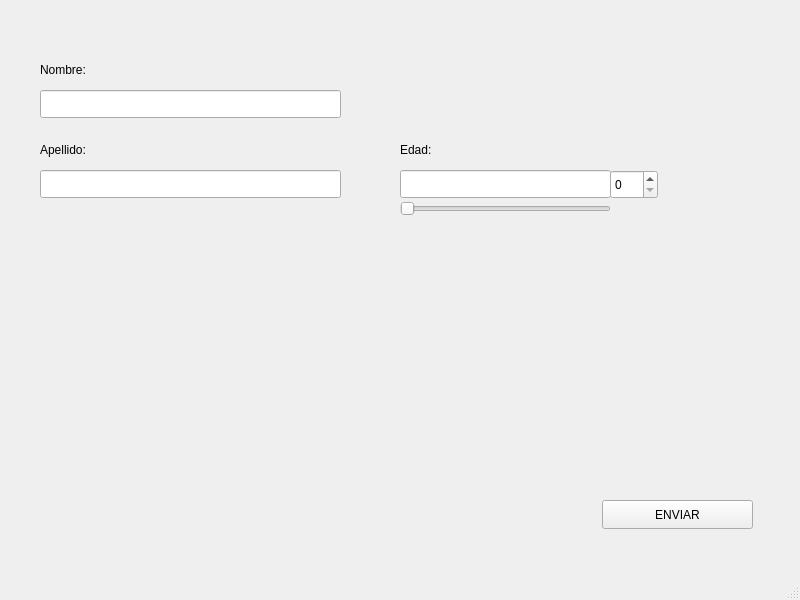
<?xml version="1.0" encoding="UTF-8"?>
<ui version="4.0">
 <class>MainWindow</class>
 <widget class="QMainWindow" name="MainWindow">
  <property name="geometry">
   <rect>
    <x>0</x>
    <y>0</y>
    <width>800</width>
    <height>600</height>
   </rect>
  </property>
  <property name="minimumSize">
   <size>
    <width>800</width>
    <height>600</height>
   </size>
  </property>
  <property name="maximumSize">
   <size>
    <width>800</width>
    <height>600</height>
   </size>
  </property>
  <property name="sizeIncrement">
   <size>
    <width>800</width>
    <height>0</height>
   </size>
  </property>
  <property name="windowTitle">
   <string>MainWindow</string>
  </property>
  <widget class="QWidget" name="centralwidget">
   <widget class="QLineEdit" name="lineEditNombre">
    <property name="geometry">
     <rect>
      <x>40</x>
      <y>90</y>
      <width>301</width>
      <height>28</height>
     </rect>
    </property>
   </widget>
   <widget class="QLineEdit" name="lineEditApellido">
    <property name="geometry">
     <rect>
      <x>40</x>
      <y>170</y>
      <width>301</width>
      <height>28</height>
     </rect>
    </property>
   </widget>
   <widget class="QLabel" name="label">
    <property name="geometry">
     <rect>
      <x>40</x>
      <y>60</y>
      <width>63</width>
      <height>20</height>
     </rect>
    </property>
    <property name="text">
     <string>Nombre:</string>
    </property>
   </widget>
   <widget class="QLabel" name="label_2">
    <property name="geometry">
     <rect>
      <x>40</x>
      <y>140</y>
      <width>71</width>
      <height>20</height>
     </rect>
    </property>
    <property name="text">
     <string>Apellido:</string>
    </property>
   </widget>
   <widget class="QLabel" name="label_resultado">
    <property name="geometry">
     <rect>
      <x>40</x>
      <y>250</y>
      <width>541</width>
      <height>171</height>
     </rect>
    </property>
    <property name="styleSheet">
     <string notr="true"/>
    </property>
    <property name="text">
     <string/>
    </property>
    <property name="margin">
     <number>0</number>
    </property>
   </widget>
   <widget class="QPushButton" name="pushButtonEnviar">
    <property name="geometry">
     <rect>
      <x>602</x>
      <y>500</y>
      <width>151</width>
      <height>29</height>
     </rect>
    </property>
    <property name="text">
     <string>ENVIAR</string>
    </property>
   </widget>
   <widget class="QLineEdit" name="lineEditEdad">
    <property name="geometry">
     <rect>
      <x>400</x>
      <y>170</y>
      <width>211</width>
      <height>28</height>
     </rect>
    </property>
   </widget>
   <widget class="QSpinBox" name="spinBoxEdad">
    <property name="geometry">
     <rect>
      <x>610</x>
      <y>170</y>
      <width>48</width>
      <height>29</height>
     </rect>
    </property>
   </widget>
   <widget class="QLabel" name="label_3">
    <property name="geometry">
     <rect>
      <x>400</x>
      <y>140</y>
      <width>63</width>
      <height>20</height>
     </rect>
    </property>
    <property name="text">
     <string>Edad:</string>
    </property>
   </widget>
   <widget class="QSlider" name="horizontalSlider">
    <property name="geometry">
     <rect>
      <x>400</x>
      <y>200</y>
      <width>211</width>
      <height>18</height>
     </rect>
    </property>
    <property name="orientation">
     <enum>Qt::Horizontal</enum>
    </property>
   </widget>
  </widget>
  <widget class="QMenuBar" name="menubar">
   <property name="geometry">
    <rect>
     <x>0</x>
     <y>0</y>
     <width>800</width>
     <height>25</height>
    </rect>
   </property>
  </widget>
  <widget class="QStatusBar" name="statusbar"/>
 </widget>
 <resources/>
 <connections/>
</ui>
